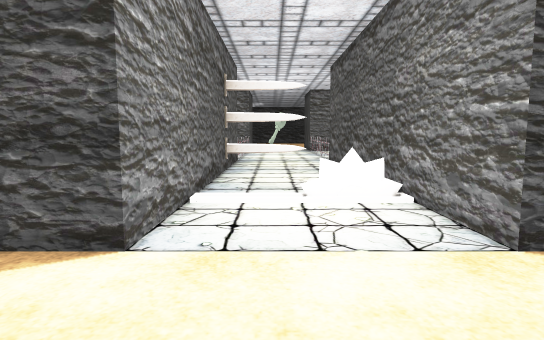
[1] (above)

16 first-person views from a walk through a scene from a Unity 3-D project. The camera is 1.2 m above the floor, tilts 6° down and sees 75° across. The floor is counted in squares, 1 m on a side. Each view is taken from the middle of a square. On the plan, view 1 faces up. The plan holds only what a view shows up to about 14 squares ahead; the rest is blank. The place goes on beyond the plan. Some animated figures are left out. Some surface patterns are stand-ins.

[2]
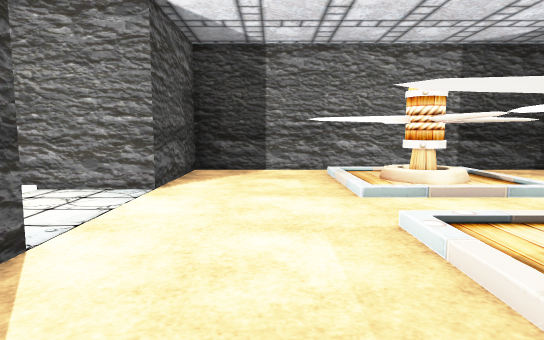

[3]
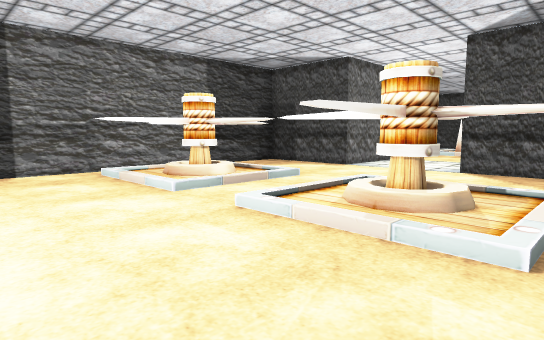

[4]
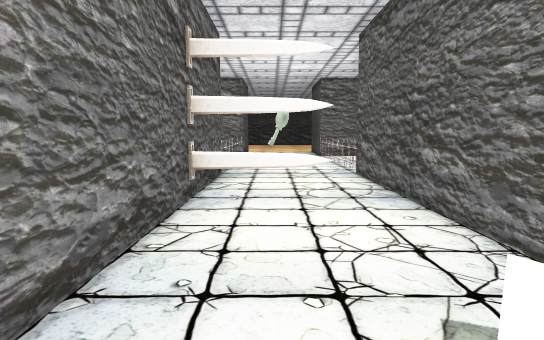

[5]
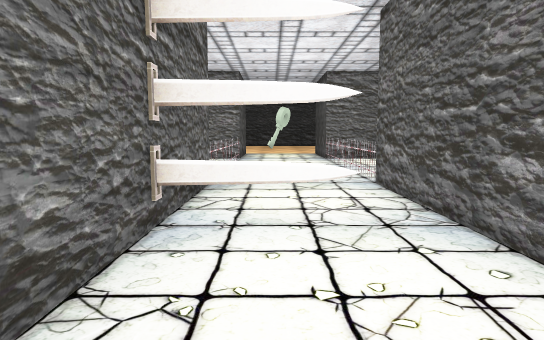

[6]
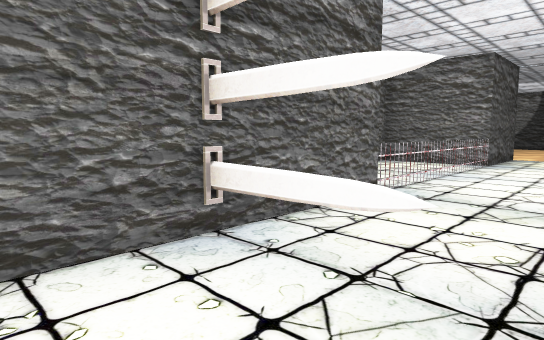

[7]
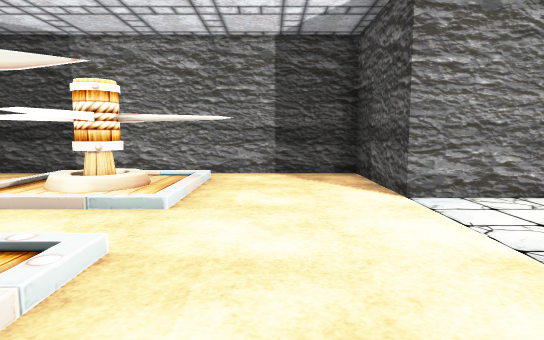

[8]
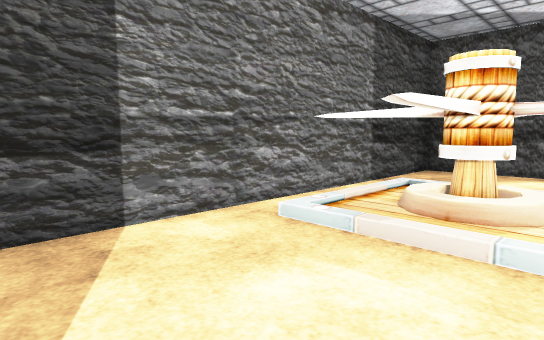

[9]
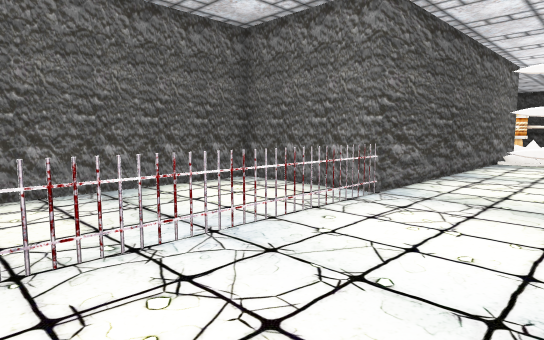

[10]
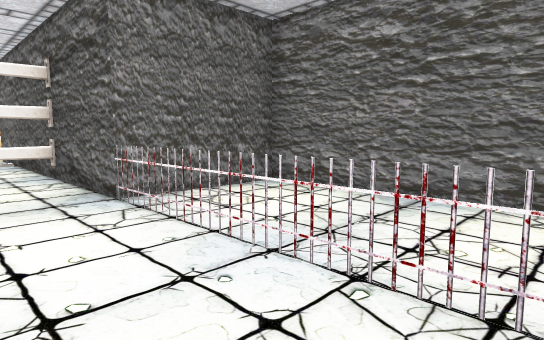

[11]
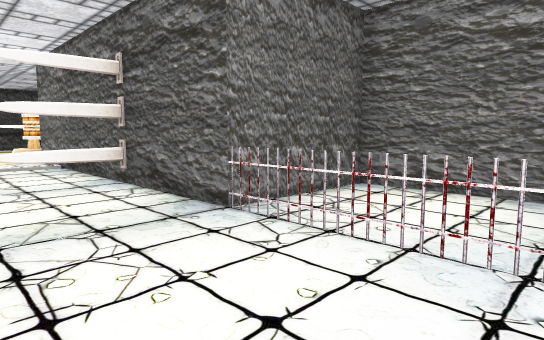

[12]
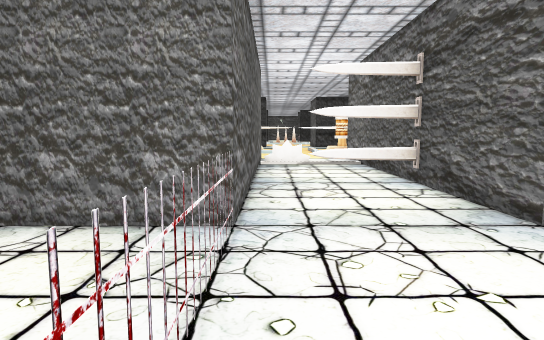

[13]
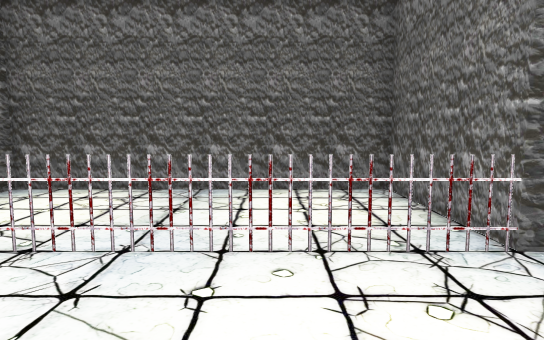

[14]
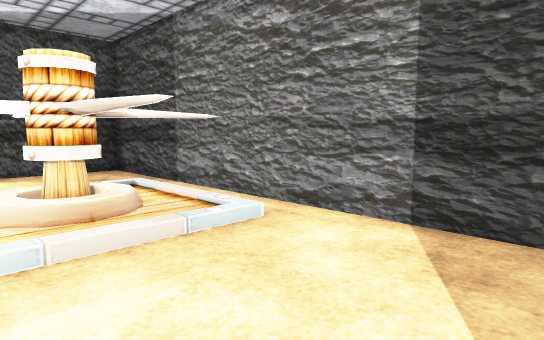

[15]
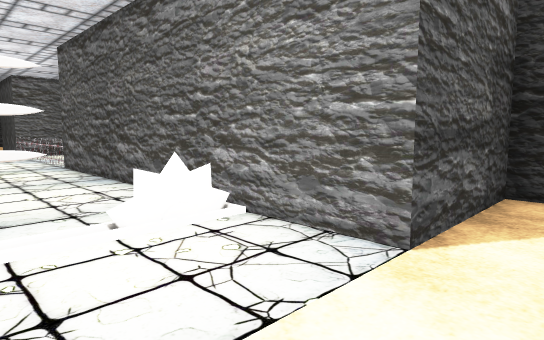

[16]
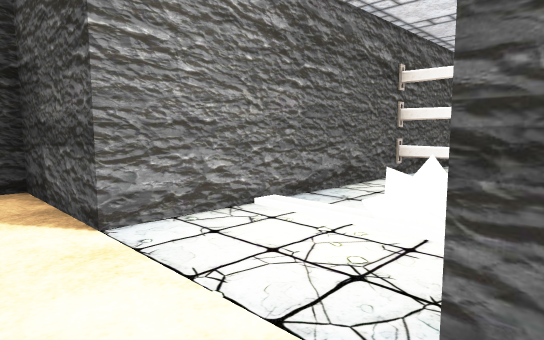

### Floor plan
Key: @ floor where view 1 was taken; # wall or solid block; . floor; = window, fence, low wall or low ledge; O other object.
Columns run from 6 left of view 1 to 7 right of it. Each row starts with its distance up from view 1.
 22     =.....  #
 21 #...=....=..#
 20 #...=....=..#
 19 #...=....=..#
 18 #...=....=..#
 17 #...=....=..#
 16 #...=....=..#
 15 #####....####
 14     #....#
 13     #....#
 12     #....#
 11     #....#
 10     #....#
  9     #....#
  8     #....#
  7     #....#
  6     #..O.#
  5     #....#
  4 #####....#####
  3 #............#
  2 #............#
  1 #............#
  0 #..O..@..O...#
 -1 #...O.....O..#
 -2 #..OO....OO..#
 -3 #OOOOOOOOOOOO#
 -4 #. OO .. OO  #
 -5 #  OO    OO  #

Positions as (right, up) in squares from view 1, and headings:
1: (0, 0), facing up
2: (-5, 1), facing right
3: (-5, 3), facing down-right
4: (0, 5), facing up
5: (0, 7), facing up
6: (2, 9), facing up-left
7: (5, 1), facing left
8: (2, 3), facing down-right
9: (-1, 22), facing down-right
10: (1, 22), facing down-left
11: (2, 20), facing down-left
12: (2, 20), facing down
13: (-1, 18), facing right
14: (-1, 3), facing down-left
15: (-1, 2), facing up-right
16: (3, 2), facing up-left
